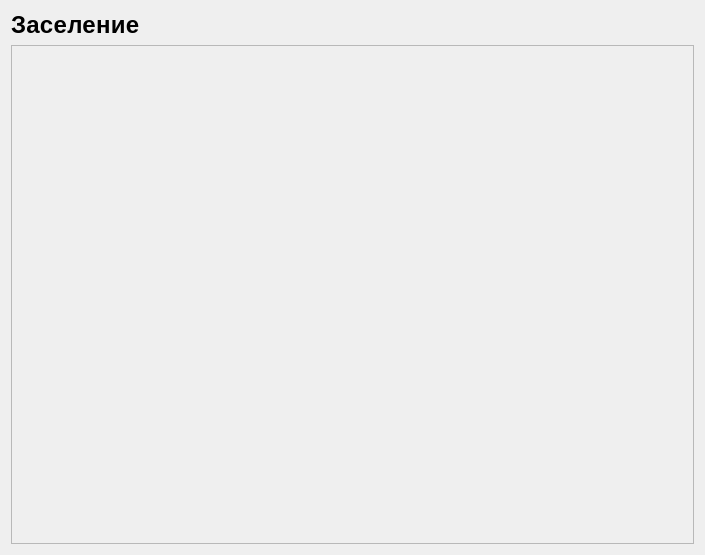
<?xml version="1.0" encoding="UTF-8"?>
<ui version="4.0">
 <class>FormCheckIn</class>
 <widget class="QWidget" name="FormCheckIn">
  <property name="geometry">
   <rect>
    <x>0</x>
    <y>0</y>
    <width>705</width>
    <height>555</height>
   </rect>
  </property>
  <property name="windowTitle">
   <string>Form</string>
  </property>
  <property name="styleSheet">
   <string notr="true"/>
  </property>
  <layout class="QVBoxLayout" name="verticalLayout">
   <item>
    <widget class="QLabel" name="label">
     <property name="styleSheet">
      <string notr="true">font-style: normal;
font-weight: 700;
font-size: 24px;
line-height: 30px;
letter-spacing: 0.3px;</string>
     </property>
     <property name="text">
      <string>Заселение</string>
     </property>
    </widget>
   </item>
   <item>
    <widget class="QScrollArea" name="scrollArea">
     <property name="styleSheet">
      <string notr="true"/>
     </property>
     <property name="widgetResizable">
      <bool>true</bool>
     </property>
     <widget class="QWidget" name="scrollAreaWidgetContents">
      <property name="geometry">
       <rect>
        <x>0</x>
        <y>0</y>
        <width>681</width>
        <height>492</height>
       </rect>
      </property>
      <layout class="QVBoxLayout" name="verticalLayout_2"/>
     </widget>
    </widget>
   </item>
  </layout>
 </widget>
 <resources/>
 <connections/>
</ui>
